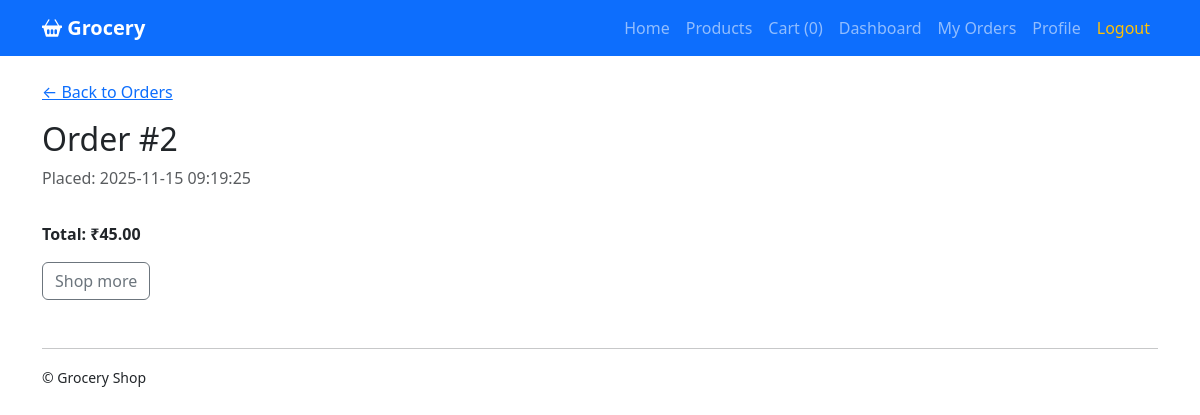
/orders/2 (signed in), run on the app's committed database.
### tables this page shows
CREATE TABLE orders (
    order_id INTEGER PRIMARY KEY AUTOINCREMENT,
    user_id INTEGER,
    total REAL,
    created_at DATETIME DEFAULT CURRENT_TIMESTAMP,
    FOREIGN KEY(user_id) REFERENCES users(user_id)
);

### app.py (the view)
@app.route("/orders/<int:oid>")
def order_detail(oid):
    if "user_id" not in session:
        return redirect("/login")
    conn = get_db()
    order = conn.execute("SELECT * FROM orders WHERE order_id = ? AND user_id = ?", (oid, session["user_id"])).fetchone()
    if not order:
        conn.close()
        return "Order not found", 404
    items = conn.execute("""SELECT oi.qty, oi.price, p.name FROM order_items oi
                            JOIN products p ON oi.product_id = p.product_id
                            WHERE oi.order_id = ?""", (oid,)).fetchall()
    conn.close()
    return render_template("order_detail.html", order=order, items=items)

### app.py (called while the page is built)
def get_db():
    BASE_DIR = os.path.dirname(os.path.abspath(__file__))
    db_path = os.path.join(BASE_DIR, "grocery.db")
    conn = sqlite3.connect(db_path)
    conn.row_factory = sqlite3.Row
    return conn

@app.context_processor
def inject_cart_count():
    cart = session.get("cart") or {}
    try:
        cart_count = sum(int(q) for q in cart.values())
    except Exception:
        cart_count = 0
    return {"cart_count": cart_count}

### templates/order_detail.html (shortened to what this page needs)
{% extends "base.html" %}
{% block content %}
<a href="/orders" class="mb-3 d-inline-block">&larr; Back to Orders</a>
<h2>Order #{{ order.order_id }}</h2>
<p class="text-muted">Placed: {{ order.created_at }}</p>
<p><strong>Total: ₹{{ '%.2f'|format(order.total) }}</strong></p>
<a href="/products" class="btn btn-outline-secondary">Shop more</a>
{% endblock %}

### templates/base.html (style rules this page uses)
body { padding-top: 0; }

### data on the page
orders: order_id "2", created_at "2025-11-15 09:19:25", total "45.00"

### other printed values
{{ cart_count }} "0"
